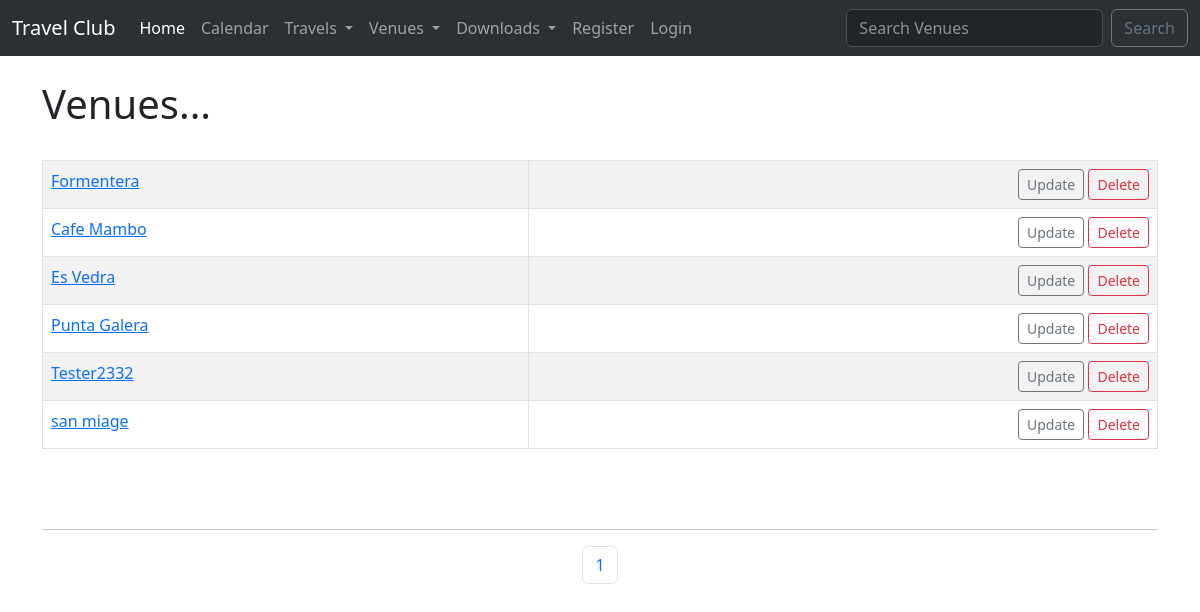
Screenshot of /list_venues with the database file from the repository.
### travel/models.py (models this page shows)
class Venue(models.Model):
    name = models.CharField('Venue Name', max_length=120)
    address = models.CharField(max_length=300)
    zip_code = models.CharField('Zip Code', max_length=15)
    phone = models.CharField('Contact Phone', max_length=25, blank=True)
    web = models.URLField('Website Address', blank=True)
    email_address = models.EmailField('Email', blank=True)
    def __str__(self):
        return self.name

### travel/views.py (the view)
# urls.py: path('list_venues', views.list_venues, name='list-venues'),
def list_venues(request):
    venue_list = Venue.objects.all()
    p = Paginator(Venue.objects.all(), 8)
    page = request.GET.get('page')
    venues = p.get_page(page)
    nums = 'a' * venues.paginator.num_pages
    return render(request, 'travel/venue.html', {'venue_list': venue_list, 'venues': venues, 'nums': nums})

### travel/templates/travel/venue.html (shortened to what this page needs)
{% extends 'travel/base.html' %}
{% block content %}
<h1>Venues...</h1>
<br>
<table class="table table-striped table-hover table-bordered">
{% for venue in venues %}
<tr>
    <td>
        <a href="{% url 'show-venue' venue.id %}">{{ venue }}</a> <br>
    </td>
    <td align="right">
        <a href="{% url 'update-venue' venue.id %}" class="btn btn-outline-secondary btn-sm">Update</a>
        <a href="{% url 'delete-venue' venue.id %}" class="btn btn-outline-danger btn-sm">Delete</a>
    </td>
</tr>
{% endfor %}
</table>
<br><br><hr>
<nav aria-label="Page navigation example">
    <ul class="pagination justify-content-center">
  {% for i in nums %}
      <li class="page-item"><a class="page-link" href="?page={{ forloop.counter }}">{{ forloop.counter }}</a></li>
  {% endfor %}
   </ul>
  </nav>
  <br/>
{% endblock %}

### rows the page displays
Venue: name "Formentera"
Venue: name "Cafe Mambo"
Venue: name "Es Vedra"
Venue: name "Punta Galera"
Venue: name "Tester2332"
Venue: name "san miage"
